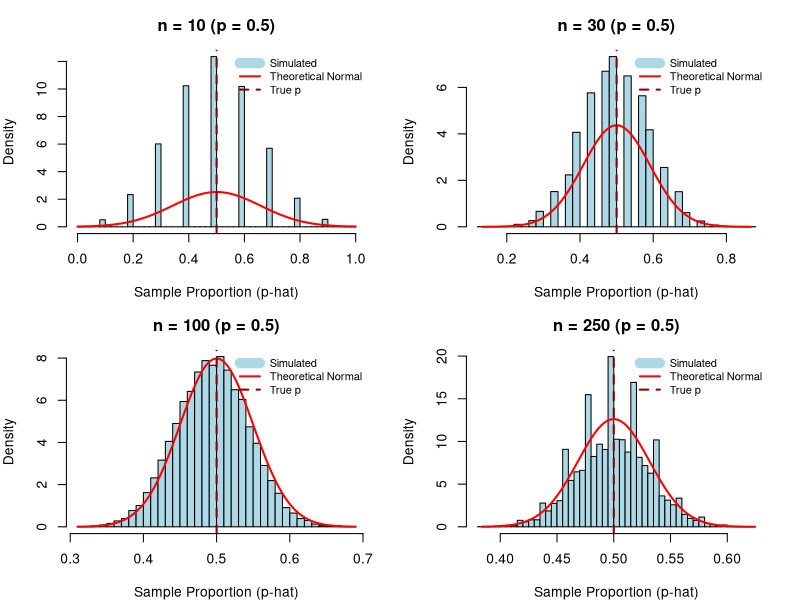
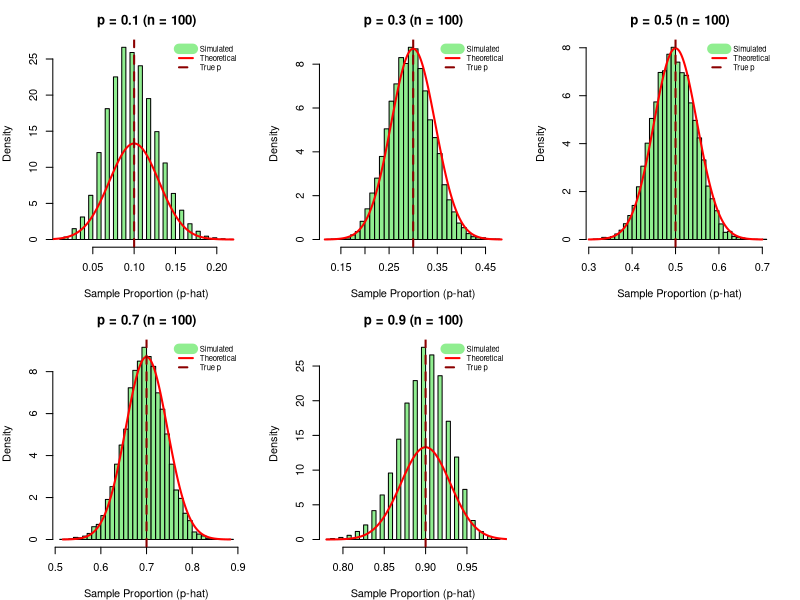
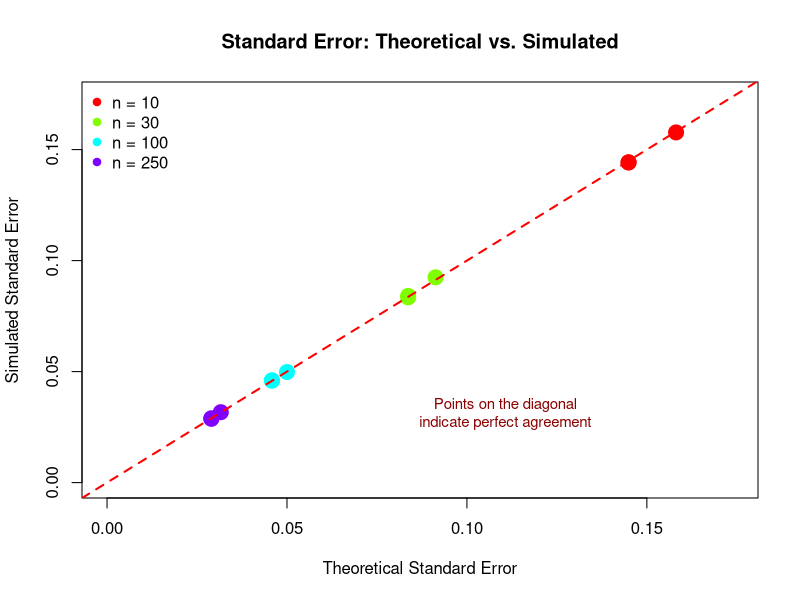

Write R code to recreate these figures, in order.
# Assignment 2 - Task 1: Central Limit Theorem for Sample Proportions
# =========================================================================
# Using Base R Graphics (No External Packages Required)

# Set seed for reproducibility
set.seed(123)

# Function to simulate sampling distribution of sample proportion
simulate_sampling_distribution <- function(n, p, num_simulations = 10000) {
  sample_proportions <- numeric(num_simulations)
  for (i in 1:num_simulations) {
    sample <- rbinom(n, size = 1, prob = p)
    sample_proportions[i] <- mean(sample)
  }
  return(sample_proportions)
}

# =========================================================================
# SIMULATION PARAMETERS
# =========================================================================
sample_sizes <- c(10, 30, 100, 250)
pop_proportions <- c(0.1, 0.3, 0.5, 0.7, 0.9)
num_sims <- 10000

# =========================================================================
# PART A: EFFECT OF SAMPLE SIZE (using p = 0.5)
# =========================================================================

cat(paste(rep("=", 70), collapse=""), "\n")
cat("PART A: Effect of Sample Size on Sampling Distribution\n")
cat(paste(rep("=", 70), collapse=""), "\n\n")

p_fixed <- 0.5

# Save plots to PDF
pdf("/home/claude/task1_part_a_plots.pdf", width = 12, height = 10)
par(mfrow = c(2, 2), mar = c(4, 4, 3, 2))

for (i in 1:length(sample_sizes)) {
  n <- sample_sizes[i]
  p_hats <- simulate_sampling_distribution(n, p_fixed, num_sims)
  
  theoretical_mean <- p_fixed
  theoretical_se <- sqrt(p_fixed * (1 - p_fixed) / n)
  sample_mean <- mean(p_hats)
  sample_se <- sd(p_hats)
  
  cat(sprintf("Sample Size n = %d:\n", n))
  cat(sprintf("  Theoretical Mean: %.4f | Sample Mean: %.4f\n", 
              theoretical_mean, sample_mean))
  cat(sprintf("  Theoretical SE:   %.4f | Sample SE:   %.4f\n", 
              theoretical_se, sample_se))
  cat(sprintf("  Difference in SE: %.4f (%.2f%%)\n\n", 
              abs(theoretical_se - sample_se), 
              abs(theoretical_se - sample_se) / theoretical_se * 100))
  
  # Create histogram
  hist(p_hats, breaks = 50, freq = FALSE, 
       main = sprintf("n = %d (p = %.1f)", n, p_fixed),
       xlab = "Sample Proportion (p-hat)", 
       ylab = "Density",
       col = "lightblue", border = "black")
  
  # Add theoretical normal curve
  x_seq <- seq(min(p_hats), max(p_hats), length.out = 200)
  lines(x_seq, dnorm(x_seq, mean = theoretical_mean, sd = theoretical_se),
        col = "red", lwd = 2)
  
  # Add vertical line at mean
  abline(v = theoretical_mean, col = "darkred", lty = 2, lwd = 2)
  
  # Add legend
  legend("topright", 
         legend = c("Simulated", "Theoretical Normal", "True p"),
         col = c("lightblue", "red", "darkred"),
         lty = c(1, 1, 2), lwd = c(10, 2, 2), bty = "n", cex = 0.8)
}

dev.off()
cat("Part A plots saved to: task1_part_a_plots.pdf\n\n")

# =========================================================================
# PART B: EFFECT OF POPULATION PROPORTION P (using n = 100)
# =========================================================================

cat("\n", paste(rep("=", 70), collapse=""), "\n")
cat("PART B: Effect of Population Proportion P\n")
cat(paste(rep("=", 70), collapse=""), "\n\n")

n_fixed <- 100

pdf("/home/claude/task1_part_b_plots.pdf", width = 15, height = 10)
par(mfrow = c(2, 3), mar = c(4, 4, 3, 2))

for (i in 1:length(pop_proportions)) {
  p <- pop_proportions[i]
  p_hats <- simulate_sampling_distribution(n_fixed, p, num_sims)
  
  theoretical_mean <- p
  theoretical_se <- sqrt(p * (1 - p) / n_fixed)
  sample_mean <- mean(p_hats)
  sample_se <- sd(p_hats)
  
  cat(sprintf("Population Proportion p = %.1f:\n", p))
  cat(sprintf("  Theoretical Mean: %.4f | Sample Mean: %.4f\n", 
              theoretical_mean, sample_mean))
  cat(sprintf("  Theoretical SE:   %.4f | Sample SE:   %.4f\n", 
              theoretical_se, sample_se))
  cat(sprintf("  Difference in SE: %.4f (%.2f%%)\n\n", 
              abs(theoretical_se - sample_se), 
              abs(theoretical_se - sample_se) / theoretical_se * 100))
  
  # Create histogram
  hist(p_hats, breaks = 50, freq = FALSE, 
       main = sprintf("p = %.1f (n = %d)", p, n_fixed),
       xlab = "Sample Proportion (p-hat)", 
       ylab = "Density",
       col = "lightgreen", border = "black")
  
  # Add theoretical normal curve
  x_seq <- seq(max(0, p - 4*theoretical_se), 
               min(1, p + 4*theoretical_se), 
               length.out = 200)
  lines(x_seq, dnorm(x_seq, mean = theoretical_mean, sd = theoretical_se),
        col = "red", lwd = 2)
  
  abline(v = theoretical_mean, col = "darkred", lty = 2, lwd = 2)
  
  legend("topright", 
         legend = c("Simulated", "Theoretical", "True p"),
         col = c("lightgreen", "red", "darkred"),
         lty = c(1, 1, 2), lwd = c(10, 2, 2), bty = "n", cex = 0.7)
}

dev.off()
cat("Part B plots saved to: task1_part_b_plots.pdf\n\n")

# =========================================================================
# PART C: STANDARD ERRORS COMPARISON
# =========================================================================

cat("\n", paste(rep("=", 70), collapse=""), "\n")
cat("PART C: Standard Errors - Theory vs. Simulation\n")
cat(paste(rep("=", 70), collapse=""), "\n\n")

# Create comparison data
test_scenarios <- expand.grid(n = sample_sizes, p = c(0.3, 0.5, 0.7))
comparison_results <- data.frame(
  n = integer(),
  p = numeric(),
  SE_Theoretical = numeric(),
  SE_Simulated = numeric(),
  Abs_Diff = numeric(),
  Pct_Diff = numeric()
)

for (i in 1:nrow(test_scenarios)) {
  n <- test_scenarios$n[i]
  p <- test_scenarios$p[i]
  
  p_hats <- simulate_sampling_distribution(n, p, num_sims)
  se_theoretical <- sqrt(p * (1 - p) / n)
  se_simulated <- sd(p_hats)
  abs_diff <- abs(se_theoretical - se_simulated)
  pct_diff <- (abs_diff / se_theoretical) * 100
  
  comparison_results <- rbind(comparison_results, data.frame(
    n = n,
    p = p,
    SE_Theoretical = se_theoretical,
    SE_Simulated = se_simulated,
    Abs_Diff = abs_diff,
    Pct_Diff = pct_diff
  ))
}

print(comparison_results)

# Create comparison plot
pdf("/home/claude/task1_part_c_comparison.pdf", width = 10, height = 8)
plot(comparison_results$SE_Theoretical, comparison_results$SE_Simulated,
     pch = 19, cex = 2, 
     col = rainbow(length(sample_sizes))[as.factor(comparison_results$n)],
     main = "Standard Error: Theoretical vs. Simulated",
     xlab = "Theoretical Standard Error",
     ylab = "Simulated Standard Error",
     xlim = c(0, max(comparison_results$SE_Theoretical) * 1.1),
     ylim = c(0, max(comparison_results$SE_Simulated) * 1.1))

abline(a = 0, b = 1, lty = 2, col = "red", lwd = 2)
legend("topleft", 
       legend = paste("n =", unique(comparison_results$n)),
       col = rainbow(length(sample_sizes)),
       pch = 19, cex = 1, bty = "n")

text(max(comparison_results$SE_Theoretical) * 0.7, 
     max(comparison_results$SE_Simulated) * 0.2,
     "Points on the diagonal\nindicate perfect agreement", 
     col = "darkred", cex = 0.9)

dev.off()
cat("\nPart C comparison plot saved to: task1_part_c_comparison.pdf\n\n")

# =========================================================================
# PART D: PRACTICAL IMPLICATIONS
# =========================================================================

cat("\n", paste(rep("=", 70), collapse=""), "\n")
cat("PART D: Practical Implications for Real Data Sampling\n")
cat(paste(rep("=", 70), collapse=""), "\n\n")

cat("KEY PRACTICAL INSIGHTS:\n")
cat(paste(rep("-", 70), collapse=""), "\n\n")

cat("1. SAMPLE SIZE REQUIREMENTS:\n")
cat("   - Minimum n=30 often cited as 'rule of thumb' for CLT\n")
cat("   - Our simulations show even n=10 works reasonably well for p near 0.5\n")
cat("   - For extreme p values (close to 0 or 1), larger samples needed\n")
cat("   - Rule: np >= 10 AND n(1-p) >= 10 for good normal approximation\n\n")

cat("2. EFFECT OF POPULATION PROPORTION:\n")
cat("   - Standard error is MAXIMIZED when p = 0.5\n")
cat("   - Standard error decreases as p approaches 0 or 1\n")
cat("   - When planning studies with unknown p, use p = 0.5 for\n")
cat("     conservative (worst-case) sample size estimates\n\n")

cat("3. STANDARD ERROR BEHAVIOR:\n")
cat("   - SE decreases with sqrt(n), NOT linearly with n\n")
cat("   - To HALVE the SE, need to QUADRUPLE the sample size\n")
cat("   - To reduce SE by 10x, need to increase sample by 100x\n")
cat("   - This has major cost implications for survey design\n\n")

cat("4. REAL-WORLD APPLICATIONS:\n")
cat("   a) Political Polling:\n")
cat("      - Typical n=1000 gives SE ~ 0.016 (1.6 percentage points)\n")
cat("      - Explains why polls have 3-4% margin of error\n")
cat("      - Close races need larger samples for conclusive results\n\n")
cat("   b) Quality Control:\n")
cat("      - When defect rate p is very low (e.g., 0.01),\n")
cat("        need larger samples to detect issues\n")
cat("      - Can use smaller samples when p is near 0.5\n\n")
cat("   c) A/B Testing (Web/Marketing):\n")
cat("      - Sample size calculations critical before running tests\n")
cat("      - Small differences in conversion rates require\n")
cat("        very large samples to detect\n\n")
cat("   d) Survey Design:\n")
cat("      - Must balance precision (lower SE) vs. cost\n")
cat("      - Diminishing returns: going from n=100 to n=400\n")
cat("        only halves the SE but quadruples the cost\n\n")

cat("5. SUCCESS-FAILURE CONDITION VERIFICATION:\n")
cat("   Testing np >= 10 AND n(1-p) >= 10 rule:\n\n")

for (n in sample_sizes) {
  cat(sprintf("   Sample size n = %d:\n", n))
  for (p in c(0.1, 0.3, 0.5, 0.7, 0.9)) {
    success <- n * p
    failure <- n * (1 - p)
    meets_condition <- (success >= 10) & (failure >= 10)
    status <- ifelse(meets_condition, "PASS", "FAIL")
    cat(sprintf("      p=%.1f: np=%5.1f, n(1-p)=%5.1f -> %s\n", 
                p, success, failure, status))
  }
  cat("\n")
}

cat(paste(rep("-", 70), collapse=""), "\n")
cat("\n6. SUMMARY RECOMMENDATIONS:\n")
cat("   - For most applications: aim for n >= 30\n")
cat("   - For binary outcomes: check np >= 10 and n(1-p) >= 10\n")
cat("   - For rare events (p < 0.1 or p > 0.9): use n >= 100\n")
cat("   - When in doubt, simulate! (as we did here)\n")
cat("   - Always report confidence intervals, not just point estimates\n\n")

cat(paste(rep("=", 70), collapse=""), "\n")
cat("TASK 1 COMPLETE! All results and plots saved.\n")
cat(paste(rep("=", 70), collapse=""), "\n")
